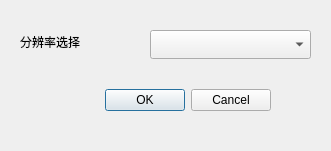
<?xml version="1.0" encoding="UTF-8"?>
<ui version="4.0">
 <class>Dialog</class>
 <widget class="QDialog" name="Dialog">
  <property name="windowTitle">
   <string>Dialog</string>
  </property>
  <widget class="QDialogButtonBox" name="buttonBox">
   <property name="geometry">
    <rect>
     <x>50</x>
     <y>80</y>
     <width>221</width>
     <height>41</height>
    </rect>
   </property>
   <property name="orientation">
    <enum>Qt::Horizontal</enum>
   </property>
   <property name="standardButtons">
    <set>QDialogButtonBox::Cancel|QDialogButtonBox::Ok</set>
   </property>
  </widget>
  <widget class="QComboBox" name="comboBox">
   <property name="geometry">
    <rect>
     <x>150</x>
     <y>30</y>
     <width>161</width>
     <height>29</height>
    </rect>
   </property>
  </widget>
  <widget class="QLabel" name="label">
   <property name="geometry">
    <rect>
     <x>20</x>
     <y>30</y>
     <width>121</width>
     <height>24</height>
    </rect>
   </property>
   <property name="text">
    <string>分辨率选择</string>
   </property>
  </widget>
 </widget>
 <resources/>
 <connections>
  <connection>
   <sender>buttonBox</sender>
   <signal>accepted()</signal>
   <receiver>Dialog</receiver>
   <slot>accept()</slot>
   <hints>
    <hint type="sourcelabel">
     <x>248</x>
     <y>254</y>
    </hint>
    <hint type="destinationlabel">
     <x>157</x>
     <y>274</y>
    </hint>
   </hints>
  </connection>
  <connection>
   <sender>buttonBox</sender>
   <signal>rejected()</signal>
   <receiver>Dialog</receiver>
   <slot>reject()</slot>
   <hints>
    <hint type="sourcelabel">
     <x>316</x>
     <y>260</y>
    </hint>
    <hint type="destinationlabel">
     <x>286</x>
     <y>274</y>
    </hint>
   </hints>
  </connection>
 </connections>
</ui>
